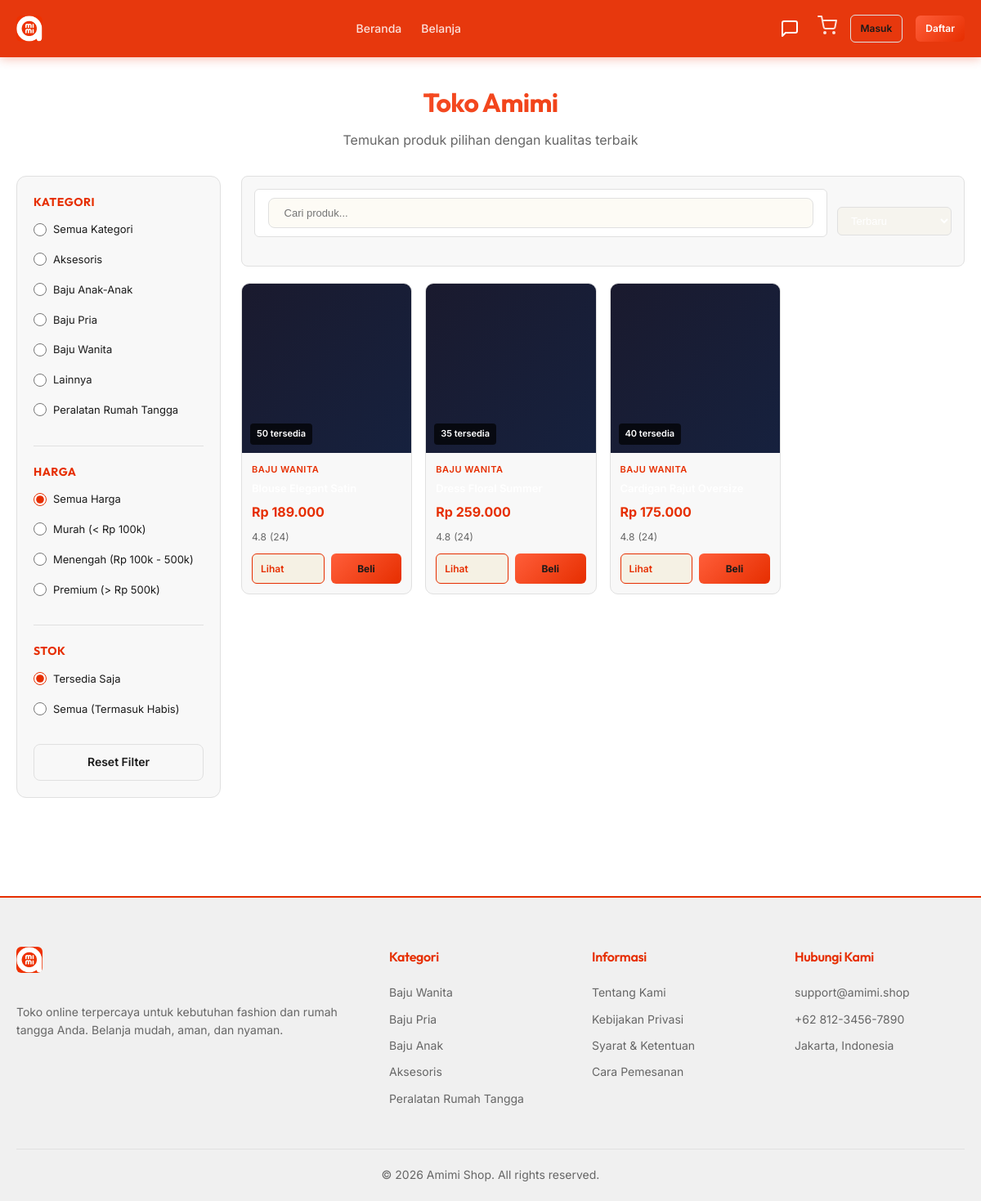
Page /shop.php?category=1 on the committed database.
### tables this page shows
CREATE TABLE IF NOT EXISTS categories (
    id INT AUTO_INCREMENT PRIMARY KEY,
    name VARCHAR(100) NOT NULL,
    slug VARCHAR(100) NOT NULL UNIQUE,
    icon VARCHAR(50),
    created_at TIMESTAMP DEFAULT CURRENT_TIMESTAMP
);

CREATE TABLE IF NOT EXISTS products (
    id INT AUTO_INCREMENT PRIMARY KEY,
    category_id INT NOT NULL,
    name VARCHAR(200) NOT NULL,
    description TEXT,
    price DECIMAL(12,2) NOT NULL DEFAULT 0,
    cost_price DECIMAL(12,2) NOT NULL DEFAULT 0,
    stock INT NOT NULL DEFAULT 0,
    sizes VARCHAR(50) DEFAULT NULL,
    image VARCHAR(255),
    is_active TINYINT(1) DEFAULT 1,
    created_at TIMESTAMP DEFAULT CURRENT_TIMESTAMP,
    updated_at TIMESTAMP DEFAULT CURRENT_TIMESTAMP ON UPDATE CURRENT_TIMESTAMP,
    FOREIGN KEY (category_id) REFERENCES categories(id) ON DELETE CASCADE
);

### includes/functions.php (called while the page is built, shortened)
<?php
function isLoggedIn() {
    return isset($_SESSION['user_id']);
}
function formatRupiah($number) {
    return 'Rp ' . number_format($number, 0, ',', '.');
}

### shop.php (the view, shortened to what this page needs)
<?php
require_once __DIR__ . '/config/database.php';
require_once __DIR__ . '/includes/functions.php';
$categories = $conn->query("SELECT * FROM categories ORDER BY name ASC");
$categoryFilter = isset($_GET['category']) ? intval($_GET['category']) : 0;
$searchQuery = isset($_GET['search']) ? sanitize($_GET['search']) : '';
$sortBy = isset($_GET['sort']) ? sanitize($_GET['sort']) : 'newest';
$priceFilter = isset($_GET['price']) ? sanitize($_GET['price']) : '';
$stockFilter = isset($_GET['stock']) ? sanitize($_GET['stock']) : 'available';
$query = "SELECT p.*, c.name as category_name FROM products p
          JOIN categories c ON p.category_id = c.id
          WHERE p.is_active = 1";
if ($stockFilter !== 'all') {
    $query .= " AND p.stock > 0";
}
if ($categoryFilter > 0) {
    $query .= " AND p.category_id = $categoryFilter";
}
if ($sortBy === 'price_low') {
    $query .= " ORDER BY p.price ASC";
} elseif ($sortBy === 'price_high') {
    $query .= " ORDER BY p.price DESC";
} else {
    $query .= " ORDER BY p.created_at DESC";
}
$result = $conn->query($query);
$products = [];
while ($row = $result->fetch_assoc()) {
    $products[] = $row;
}
include __DIR__ . '/includes/header.php';
?>
<div class="shop-container">
    <div class="shop-header">
        <h1>Toko Amimi</h1>
        <p style="color: var(--text-muted);">Temukan produk pilihan dengan kualitas terbaik</p>
    </div>
    <div class="shop-layout">
        <aside class="shop-sidebar">
            <div class="filter-section">
                <h3>Kategori</h3>
                <div class="filter-group">
                    <div class="filter-item">
                        <input type="radio" id="cat_all" name="category" value="" <?= $categoryFilter === 0 ? 'checked' : '' ?> onchange="filterProducts()">
                        <label for="cat_all">Semua Kategori</label>
                    </div>
                    <?php while ($cat = $categories->fetch_assoc()): ?>
                        <div class="filter-item">
                            <input type="radio" id="cat_<?= $cat['id'] ?>" name="category" value="<?= $cat['id'] ?>" <?= $categoryFilter === $cat['id'] ? 'checked' : '' ?> onchange="filterProducts()">
                            <label for="cat_<?= $cat['id'] ?>"><?= htmlspecialchars($cat['name']) ?></label>
                        </div>
                    <?php endwhile; ?>
                </div>
            </div>
            <hr style="border: none; border-top: 1px solid var(--border-dark); margin: 20px 0;">
            <div class="filter-section">
                <h3>Harga</h3>
                <div class="filter-group">
                    <div class="filter-item">
                        <input type="radio" id="price_all" name="price" value="" <?= empty($priceFilter) ? 'checked' : '' ?> onchange="filterProducts()">
                        <label for="price_all">Semua Harga</label>
                    </div>
                    <div class="filter-item">
                        <input type="radio" id="price_low" name="price" value="low" <?= $priceFilter === 'low' ? 'checked' : '' ?> onchange="filterProducts()">
                        <label for="price_low">Murah (< Rp 100k)</label>
                    </div>
                    <div class="filter-item">
                        <input type="radio" id="price_mid" name="price" value="mid" <?= $priceFilter === 'mid' ? 'checked' : '' ?> onchange="filterProducts()">
                        <label for="price_mid">Menengah (Rp 100k - 500k)</label>
                    </div>
                    <div class="filter-item">
                        <input type="radio" id="price_high" name="price" value="high" <?= $priceFilter === 'high' ? 'checked' : '' ?> onchange="filterProducts()">
                        <label for="price_high">Premium (> Rp 500k)</label>
                    </div>
                </div>
            </div>
            <hr style="border: none; border-top: 1px solid var(--border-dark); margin: 20px 0;">
            <div class="filter-section">
                <h3>Stok</h3>
                <div class="filter-group">
                    <div class="filter-item">
                        <input type="radio" id="stock_available" name="stock" value="available" <?= $stockFilter === 'available' ? 'checked' : '' ?> onchange="filterProducts()">
                        <label for="stock_available">Tersedia Saja</label>
                    </div>
                    <div class="filter-item">
                        <input type="radio" id="stock_all" name="stock" value="all" <?= $stockFilter === 'all' ? 'checked' : '' ?> onchange="filterProducts()">
                        <label for="stock_all">Semua (Termasuk Habis)</label>
                    </div>
                </div>
            </div>
            <a href="/Amimi/shop.php" class="btn btn-outline" style="width: 100%; margin-top: 20px; display: block; text-align: center; padding: 10px;">Reset Filter</a>
        </aside>
        <div class="shop-content">
            <div class="shop-toolbar">
                <div class="search-bar">
                    <form action="/Amimi/shop.php" method="GET" style="display: flex; position: relative;">
                        <input type="text" name="search" placeholder=" Cari produk..." value="<?= htmlspecialchars($searchQuery) ?>">
                    </form>
                </div>
                <select class="sort-dropdown" onchange="changeSortByForm(this.value)">
                    <option value="newest" <?= $sortBy === 'newest' ? 'selected' : '' ?>>Terbaru</option>
                </select>
            </div>
            <?php if (!empty($products)): ?>
                <div class="products-grid">
                    <?php foreach ($products as $product):
                    ?>
                        <div class="product-card">
                            <div class="product-image has-sale">
                                <div class="product-stock-badge"><?= $product['stock'] ?> tersedia</div>
                            </div>
                            <div class="product-info">
                                <div class="product-category"><?= htmlspecialchars($product['category_name']) ?></div>
                                <div class="product-name"><?= htmlspecialchars($product['name']) ?></div>
                                <div class="product-price"><?= formatRupiah($product['price']) ?></div>
                                <div class="product-footer">
                                    <div class="product-rating">
                                        <span> 4.8</span>
                                        <span style="color: var(--text-muted);">(24)</span>
                                    </div>
                                </div>
                                <div class="product-actions" style="margin-top: 10px;">
                                    <a href="/Amimi/product_detail.php?id=<?= $product['id'] ?>" class="btn-quick-view">Lihat</a>
                                    <?php if (isLoggedIn()): ?>
                                        <button class="btn-add-cart" onclick="addToCartQuick(<?= $product['id'] ?>, '<?= htmlspecialchars($product['name']) ?>')" <?= $product['stock'] == 0 ? 'disabled style="opacity:0.5;"' : '' ?>>
                                            <?= $product['stock'] == 0 ? 'Habis' : 'Beli' ?>
                                        </button>
                                    <?php else: ?>
                                        <a href="/Amimi/auth/login.php" class="btn-add-cart" style="display: flex; align-items: center; justify-content: center; text-decoration: none;">Beli</a>
                                    <?php endif; ?>
                                </div>
                            </div>
                        </div>
                    <?php endforeach; ?>
                </div>
            <?php endif; ?>
        </div>
    </div>
</div>
<?php include __DIR__ . '/includes/footer.php'; ?>

### css/style.css (style rules this page uses)
:root { --bg-dark: #ffffff; --card-dark: #f8f8f8; --border-dark: #e0e0e0; --text-white: #1a1a1a; --text-muted: #666666; --primary-gold: #e62e00; --primary-hover: #cc2900; --accent-yellow: #ff9800; --success: #00c853; --danger: #ff5252; --info: #00b0ff; --warning: #ffab00; --transition: all 0.3s cubic-bezier(0.25, 0.8, 0.25, 1); }
* { margin: 0; padding: 0; box-sizing: border-box; }
body { background-color: var(--bg-dark); color: var(--text-white); font-family: 'Inter', sans-serif; line-height: 1.6; overflow-x: hidden; }
h1, h2, h3, h4, h5, h6 { font-family: 'Outfit', sans-serif; font-weight: 600; letter-spacing: -0.02em; }
a { color: inherit; text-decoration: none; transition: var(--transition); }
.btn { display: inline-flex; align-items: center; justify-content: center; padding: 10px 20px; border-radius: 8px; font-weight: 600; font-size: 14px; cursor: pointer; border: none; transition: var(--transition); gap: 8px; }
.btn-outline { background-color: transparent; color: var(--text-white); border: 1px solid var(--border-dark); }
.filter-group { margin-bottom: 24px; }
.filter-item { margin-bottom: 8px; }
.search-bar { width: 100%; padding: 10px 16px; background-color: #ffffff; border: 1px solid var(--border-dark); border-radius: 6px; color: #1a1a1a; font-family: inherit; margin-bottom: 20px; }
.products-grid { display: grid; grid-template-columns: repeat(auto-fill, minmax(220px, 1fr)); gap: 20px; }
.product-card { background-color: var(--card-dark); border: 1px solid var(--border-dark); border-radius: 12px; overflow: hidden; transition: var(--transition); display: flex; flex-direction: column; }
.product-info { padding: 16px; display: flex; flex-direction: column; flex-grow: 1; }
.product-price { font-size: 18px; font-weight: 700; color: var(--primary-gold); margin-bottom: 12px; }

### rows in the picture
categories: category "☐ Aksesoris", name "Aksesoris"
categories: category "☐ Baju Anak-Anak", name "Baju Anak-Anak"
categories: category "☐ Baju Pria", name "Baju Pria"
categories: category "☐ Baju Wanita", name "Baju Wanita"
categories: category "☐ Lainnya", name "Lainnya"
categories: category "☐ Peralatan Rumah Tangga", name "Peralatan Rumah Tangga"
products: stock "50", category.name "BAJU WANITA", price "Rp 189.000"
products: stock "35", category.name "BAJU WANITA", price "Rp 259.000"
products: stock "40", category.name "BAJU WANITA", price "Rp 175.000"
